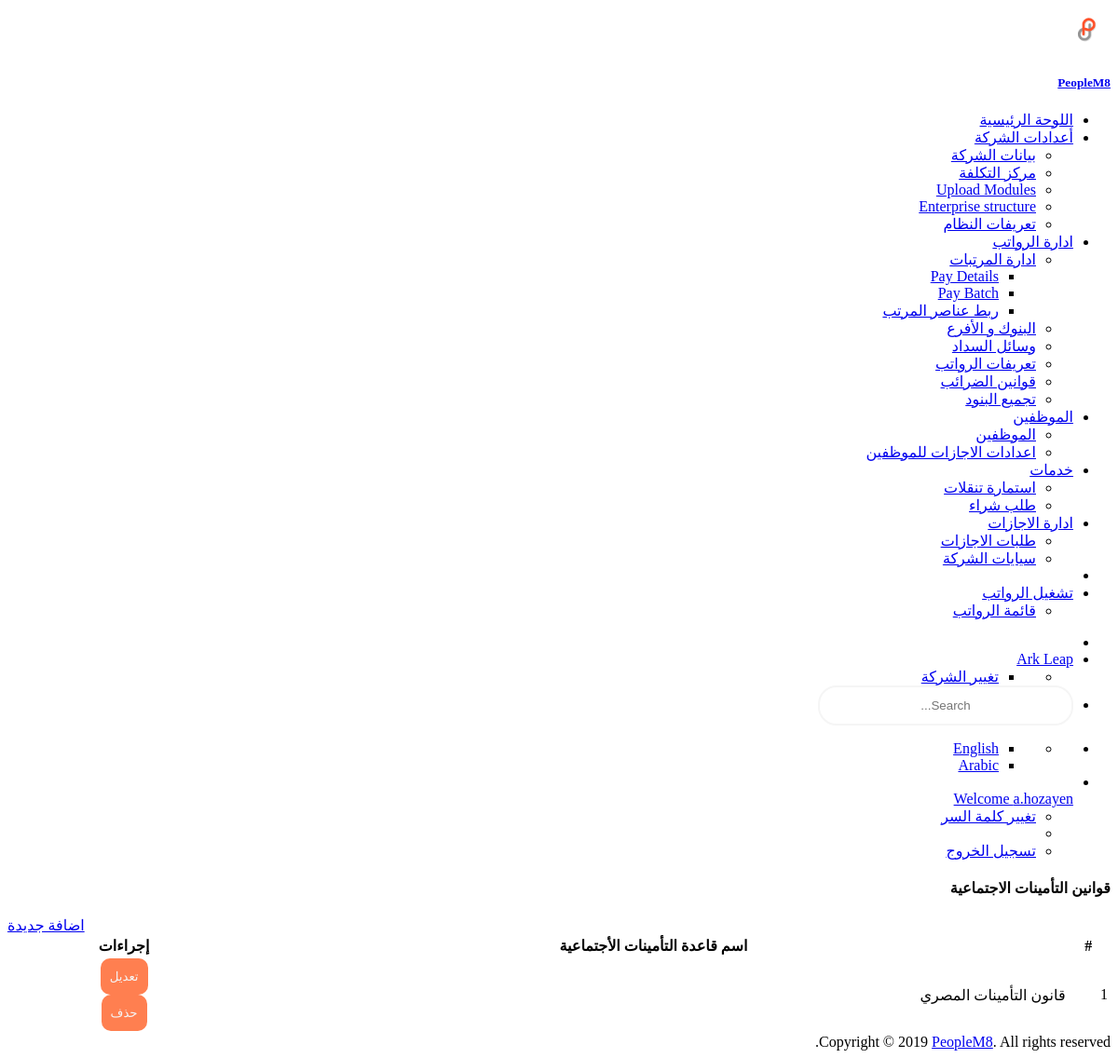
The app's page /defenition/rules/insurance/list/ (signed in) with its own data.
### custom_user/models.py (models this page shows)
class User(AbstractUser):
    emp_type_list = [("A", _("Admin")),
                     ("E", _("Employee"))]
    company = models.ForeignKey(Enterprise, null=True, blank=True, on_delete=models.CASCADE, related_name='company_user', verbose_name=_('Name'))
    employee_type = models.CharField(max_length=3, choices=emp_type_list, verbose_name=_('Employee Type'))
    business_unit_name = models.CharField(max_length=150, null=True, blank=True, verbose_name=_('Business Unit Name'))
    reg_tax_num = models.CharField(max_length=150, null=True, blank=True, verbose_name=_('Reg Tax Num'))
    commercail_record = models.CharField(max_length=150, null=True, blank=True, verbose_name=_('Commercail Record '))

### company/models.py (models this page shows)
class Enterprise(models.Model):
    enterprise_user = models.ForeignKey(settings.AUTH_USER_MODEL, on_delete=models.CASCADE, related_name="company_user")
    name = models.CharField(max_length=255, verbose_name=_('Company Name'))
    reg_tax_num = models.CharField(max_length=150, verbose_name=_('Reg Tax Num'))
    commercail_record = models.CharField(max_length=150, verbose_name=_('Commercial Record'))
    address1 = models.CharField(max_length=255, blank=True, null=True, verbose_name=_('Address1'))
    phone = models.CharField(max_length=255, blank=True, null=True, verbose_name=_('Phone'))
    mobile = models.CharField(max_length=255, blank=True, null=True, verbose_name=_('Mobile'))
    fax = models.CharField(max_length=255, blank=True, null=True, verbose_name=_('Fax'))
    email = models.EmailField(blank=True, null=True, verbose_name=_('Email'))
    country = models.ForeignKey(Country, on_delete=models.CASCADE, null=True, blank=True, verbose_name=_('Country'))
    slug = models.SlugField(blank=True, null=True)
    start_date = models.DateField(auto_now=False, auto_now_add=False, default=date.today, verbose_name=_('Start Date'))
    end_date = models.DateField(auto_now=False, auto_now_add=False, blank=True, null=True, verbose_name=_('End Date'))
    created_by = models.ForeignKey(settings.AUTH_USER_MODEL, blank=False, on_delete=models.CASCADE,
                                   related_name="company_created_by")
    creation_date = models.DateField(auto_now=True, auto_now_add=False)
    last_update_by = models.ForeignKey(settings.AUTH_USER_MODEL, blank=True, null=True, on_delete=models.CASCADE,
                                       related_name="company_last_update_by")
    last_update_date = models.DateField(auto_now=False, auto_now_add=True)
    attribute1 = models.CharField(max_length=255)
    attribute2 = models.CharField(max_length=255)
    attribute3 = models.CharField(max_length=255)
    attribute4 = models.CharField(max_length=255)
    attribute5 = models.CharField(max_length=255)
    attribute6 = models.CharField(max_length=255)
    attribute7 = models.CharField(max_length=255)
    attribute8 = models.CharField(max_length=255)
    attribute9 = models.CharField(max_length=255)
    attribute10 = models.CharField(max_length=255)
    attribute11 = models.CharField(max_length=255)
    attribute12 = models.CharField(max_length=255)
    attribute13 = models.CharField(max_length=255)
    attribute14 = models.CharField(max_length=255)
    attribute15 = models.CharField(max_length=255)
    def __str__(self):
        return self.name

### defenition/models.py (models this page shows)
class InsuranceRule(models.Model):
    enterprise_name = models.ForeignKey(Enterprise, on_delete=models.CASCADE, verbose_name=_('Enterprise Name'))
    name = models.CharField(max_length=100, verbose_name=_('Insurance Rule Name'))
    basic_deduction_percentage = models.FloatField(verbose_name=_('Basic Deduction Percentage'))
    variable_deduction_percentage = models.FloatField(verbose_name=_('Variable Deduction Percentage'))
    maximum_insurable_basic_salary = models.FloatField(verbose_name=_('Maximum Insurable Basic Salary'))
    maximum_insurable_variable_salary = models.FloatField(verbose_name=_('Maximum Insurable Variable Salary'))
    start_date = models.DateField(auto_now=False, auto_now_add=False, default=date.today, verbose_name=_('Start Date'))
    end_date = models.DateField(auto_now=False, auto_now_add=False, blank=True, null=True, verbose_name=_('End Date'))
    created_by = models.ForeignKey(settings.AUTH_USER_MODEL, blank=False, on_delete=models.CASCADE,
                                   related_name="InsuranceRule_created_by")
    creation_date = models.DateField(auto_now=True, auto_now_add=False)
    last_update_by = models.ForeignKey(settings.AUTH_USER_MODEL, blank=True, null=True, on_delete=models.CASCADE,
                                       related_name="InsuranceRule_last_update_by")
    last_update_date = models.DateField(auto_now=False, auto_now_add=True)
    objects = InsuranceRuleManager()
    def __str__(self):
        return self.name

### defenition/views.py (the view)
# urls.py: path('list/', views.list_insurance_rules, name= 'insurance-list'),
@login_required(login_url='home:user-login')
def list_insurance_rules(request):
    insurance_form = InsuranceRule.objects.all(user=request.user)
    egy_rule_flag = False
    print(InsuranceRule.objects.filter(enterprise_name=request.user.company))
    if InsuranceRule.objects.filter(enterprise_name=request.user.company):
        egy_rule_flag = True
    else:
        egy_rule_flag = False
    print(egy_rule_flag)
    insuranceContext = {
        'page_title': _('Insurance Rules'),
        'insurance_form': insurance_form,
        'egy_rule_flag': egy_rule_flag,
    }
    return render(request, 'insurance_rules_list.html', insuranceContext)

### defenition/manager.py (called while the page is built)
    def all(self,user, *args, **kwargs):
        return super(InsuranceRuleManager, self).filter((Q(enterprise_name__enterprise_user = user) | Q(enterprise_name=1))).filter(Q(end_date__gte=date.today())|Q(end_date__isnull=True))

### defenition/templates/insurance_rules_list.html (shortened to what this page needs)
{% extends 'master.html'%}
{% load staticfiles%}
{% load crispy_forms_tags %}
{% load l10n %}
{% load i18n %}
{% block body%}
<div class="container-fluid">
  <div class="row" style="margin-left:0px;">
    <div class="col-md-8">
      <h4 class="c-grey-900">{{page_title|title}}</h4>
    </div>
    <div class="col-md-4">
      <div class="gap-10 peers {% if LANGUAGE_BIDI %} push-left {% else %} push-right {% endif %} ">
        <div class="peer">
          {% if egy_rule_flag is False %}
          <button type="button" class="btn cur-p btn-primary" data-toggle="modal" data-target="#insuracne_modal">{% trans "Add" %}</button>
          {% else %}
          <a href="{% url 'defenition:insurance-create' %}" class="btn cur-p btn-primary">{% trans "Add" %}</a>
          {% endif %}
        </div>
      </div>
    </div>
  </div>
  <div class="row" style="margin-left:0px;">
    <div class="col-md-12">
      <div class="bgc-white bd bdrs-3 p-20 mB-20">
        <table class="table table-striped table-bordered" id="dataTable" width="100%">
          <thead>
            <tr>
              <th>#</th>
              <th>{% trans "Insurance Name" %}</th>
              <th>{% trans "Actions" %}</th>
            </tr>
          </thead>
          <tbody>
            {% for x in insurance_form %}
            <tr>
              <td scope="row">{{ forloop.counter }}</td>
              <td>{{ x.name }}</td>
              <td class="Actions">
                <div class="w-100 gap-10 peers {% if LANGUAGE_BIDI %} push-left {% else %} push-right {% endif %}">
                  <div class="peer">
                    <a href="{% url 'defenition:insurance-update' pk=x.id %}">
                      <button type="button" class="btn cur-p btn-outline-primary">{% trans "Update" %}</button>
                    </a>
                  </div>
                  <div class="peer">
                    <a href="#">
                      <button type="button" class="btn cur-p btn-outline-danger" data-toggle="modal" data-target="#delete-modal{{x.pk}}">{% trans "Delete" %}</button>
                    </a>
                  </div>
                </div>
              </td>
            </tr>
            {% endfor %}
          </tbody>
        </table>
      </div>
    </div>
  </div>
</div>
{% endblock body %}

### MashreqPayroll/templates/top_nav.html (shortened to what this page needs)
{% load staticfiles %}
{% load i18n %}
{% load l10n %}
{% get_current_language_bidi as LANGUAGE_BIDI %}
<div class="header-container">
  <ul class="{% if LANGUAGE_BIDI %} nav-right {% else %} nav-left {% endif %}">
    <li><a id="sidebar-toggle" class="sidebar-toggle" href="javascript:void(0);"></a></li>
    <li class="notifications dropdown">
      <a href="#" class="dropdown-toggle no-after" data-toggle="dropdown">
        {% if LANGUAGE_BIDI %}
        <span class="fsz-sm c-grey-900">{{request.user.company}}</span>
        {% else %}
        <span class="fsz-sm c-grey-900">{{request.user.company}}</span>
        <i class="ti-angle-down" style="font-size: xx-small;"></i>
        {% endif %}
      </a>
      <ul class="dropdown-menu" style="min-width: 125px;">
        <li>
          <ul class="dropdown-menu p-5 fsz-sm" style="position: relative;">
            <li><a href="{% url 'company:user-companies-list' %}" class="d-b td-n pY-5 bgcH-grey-100 c-grey-700">{% trans "Change Company" %}</a></li>
          </ul>
        </li>
      </ul>
    </li>
    <li class="search-input"><input class="form-control" type="text" placeholder="Search..."></li>
  </ul>
  <ul class="{% if LANGUAGE_BIDI %} nav-left {% else %} nav-right {% endif %}">
    <li class="notifications dropdown">
      <ul class="dropdown-menu" style="min-width: 125px;">
        <li>
          <ul class="ovY-a pos-r scrollable lis-n p-0 m-0 fsz-sm">
            <li><a href="{% url 'home:en' %}" class="peers fxw-nw td-n p-20 bdB c-grey-800 cH-blue bgcH-grey-100">English</a></li>
            <li><a href="{% url 'home:ar' %}" class="peers fxw-nw td-n p-20 bdB c-grey-800 cH-blue bgcH-grey-100">Arabic</a></li>
          </ul>
        </li>
      </ul>
    </li>
    <li class="dropdown">
      <a href="#" class="dropdown-toggle no-after peers fxw-nw ai-c lh-1" data-toggle="dropdown">
        <div class="peer mR-10"><img class="w-2r bdrs-50p" src="#" alt=""></div>
        <div class="peer"><span class="fsz-sm c-grey-900">Welcome {{request.user}}</span></div>
      </a>
      <ul class="dropdown-menu fsz-sm">
        <li>
          {% if user.is_authenticated %}
          <a href="{% url 'home:password_change' %}" class="d-b td-n pY-5 bgcH-grey-100 c-grey-700">
            <span>{% trans "Change Password" %}</span>
          </a>
          {% endif %}
        </li>
        <li role="separator" class="divider"></li>
        {% if user.is_authenticated %}
        <li>
          <a href="{% url 'home:logout' %}" class="d-b td-n pY-5 bgcH-grey-100 c-grey-700">
             <span>{% trans "Log out" %}</span>
          </a>
        </li>
        {% else %}
        <li>
          <a href="{% url 'home:user-login' %}" class="d-b td-n pY-5 bgcH-grey-100 c-grey-700">
            <i class="ti-power-off mR-10"></i> <span>{% trans "Log in" %}</span>
          </a>
        </li>
        {% endif %}
      </ul>
    </li>
  </ul>
</div>

### MashreqPayroll/static/css/style-main-ar.css (style rules this page uses)
body { text-align: right !important; }
input { border: 2px solid whitesmoke; border-radius: 20px; padding: 12px 10px; text-align: center; width: 250px; }
button { border: none; border-radius: 10px; padding: 12px 10px; text-align: center; cursor: pointer; background: coral; color: whitesmoke; }
.Actions { display: block ruby; text-align: center; }
.push-left { float: left; }

### MashreqPayroll/static/css/style.css (style rules this page uses)
th { text-align: center; }

### records on screen
User: user.company "Ark Leap", user "a.hozayen"
InsuranceRule: name "قانون التأمينات المصري"

### other values on screen
{{ page_title|title }} "قوانين التأمينات الاجتماعية"
